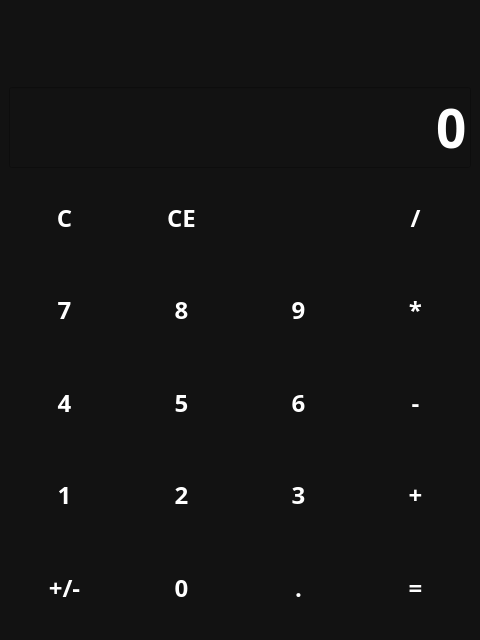
<?xml version="1.0" encoding="UTF-8"?>
<ui version="4.0">
 <class>MainWindow</class>
 <widget class="QMainWindow" name="MainWindow">
  <property name="geometry">
   <rect>
    <x>0</x>
    <y>0</y>
    <width>480</width>
    <height>640</height>
   </rect>
  </property>
  <property name="sizePolicy">
   <sizepolicy hsizetype="Maximum" vsizetype="Maximum">
    <horstretch>0</horstretch>
    <verstretch>0</verstretch>
   </sizepolicy>
  </property>
  <property name="windowTitle">
   <string>Calculator by Garanich</string>
  </property>
  <property name="windowIcon">
   <iconset resource="file.qrc">
    <normaloff>:/icons/calculate_24dp_121212_FILL0_wght400_GRAD0_opsz24.svg</normaloff>:/icons/calculate_24dp_121212_FILL0_wght400_GRAD0_opsz24.svg</iconset>
  </property>
  <widget class="QWidget" name="centralwidget">
   <property name="sizePolicy">
    <sizepolicy hsizetype="Preferred" vsizetype="Preferred">
     <horstretch>0</horstretch>
     <verstretch>0</verstretch>
    </sizepolicy>
   </property>
   <property name="minimumSize">
    <size>
     <width>480</width>
     <height>640</height>
    </size>
   </property>
   <property name="styleSheet">
    <string notr="true">QWidget {
	background-color: #121212;
	font-family: Rubik;
	color: white;
	font-weight: 600;
}

QPushButton {
	background: transparent;
	border: none;
}

QPushButton:hover {
	background-color: #666;
}

QPushButton:pressed {
	background-color: #888;
}

QLabel {
	font-size: 40pt;
	font-weight: 600;
	color: #888
}

QLineEdit {
	font-size: 40pt;
	font-weight: 600;
}</string>
   </property>
   <layout class="QVBoxLayout" name="verticalLayout">
    <item>
     <widget class="QLabel" name="lbl_temp">
      <property name="sizePolicy">
       <sizepolicy hsizetype="Preferred" vsizetype="Maximum">
        <horstretch>0</horstretch>
        <verstretch>0</verstretch>
       </sizepolicy>
      </property>
      <property name="text">
       <string/>
      </property>
      <property name="alignment">
       <set>Qt::AlignRight|Qt::AlignTrailing|Qt::AlignVCenter</set>
      </property>
     </widget>
    </item>
    <item>
     <widget class="QLineEdit" name="le_entry">
      <property name="sizePolicy">
       <sizepolicy hsizetype="Expanding" vsizetype="Maximum">
        <horstretch>0</horstretch>
        <verstretch>0</verstretch>
       </sizepolicy>
      </property>
      <property name="text">
       <string>0</string>
      </property>
      <property name="alignment">
       <set>Qt::AlignRight|Qt::AlignTrailing|Qt::AlignVCenter</set>
      </property>
      <property name="readOnly">
       <bool>true</bool>
      </property>
     </widget>
    </item>
    <item>
     <layout class="QGridLayout" name="layout">
      <item row="3" column="2">
       <widget class="QPushButton" name="btn_3">
        <property name="sizePolicy">
         <sizepolicy hsizetype="Minimum" vsizetype="Expanding">
          <horstretch>0</horstretch>
          <verstretch>0</verstretch>
         </sizepolicy>
        </property>
        <property name="font">
         <font>
          <family>Rubik</family>
          <pointsize>18</pointsize>
          <weight>75</weight>
          <bold>true</bold>
         </font>
        </property>
        <property name="cursor">
         <cursorShape>PointingHandCursor</cursorShape>
        </property>
        <property name="text">
         <string>3</string>
        </property>
        <property name="iconSize">
         <size>
          <width>16</width>
          <height>16</height>
         </size>
        </property>
       </widget>
      </item>
      <item row="4" column="2">
       <widget class="QPushButton" name="btn_point">
        <property name="sizePolicy">
         <sizepolicy hsizetype="Minimum" vsizetype="Expanding">
          <horstretch>0</horstretch>
          <verstretch>0</verstretch>
         </sizepolicy>
        </property>
        <property name="font">
         <font>
          <family>Rubik</family>
          <pointsize>18</pointsize>
          <weight>75</weight>
          <bold>true</bold>
         </font>
        </property>
        <property name="cursor">
         <cursorShape>PointingHandCursor</cursorShape>
        </property>
        <property name="text">
         <string>.</string>
        </property>
        <property name="iconSize">
         <size>
          <width>16</width>
          <height>16</height>
         </size>
        </property>
       </widget>
      </item>
      <item row="0" column="0">
       <widget class="QPushButton" name="btn_clear">
        <property name="sizePolicy">
         <sizepolicy hsizetype="Minimum" vsizetype="Expanding">
          <horstretch>0</horstretch>
          <verstretch>0</verstretch>
         </sizepolicy>
        </property>
        <property name="font">
         <font>
          <family>Rubik</family>
          <pointsize>18</pointsize>
          <weight>75</weight>
          <bold>true</bold>
         </font>
        </property>
        <property name="cursor">
         <cursorShape>PointingHandCursor</cursorShape>
        </property>
        <property name="text">
         <string>C</string>
        </property>
        <property name="iconSize">
         <size>
          <width>16</width>
          <height>16</height>
         </size>
        </property>
       </widget>
      </item>
      <item row="0" column="1">
       <widget class="QPushButton" name="btn_clear_entry">
        <property name="sizePolicy">
         <sizepolicy hsizetype="Minimum" vsizetype="Expanding">
          <horstretch>0</horstretch>
          <verstretch>0</verstretch>
         </sizepolicy>
        </property>
        <property name="font">
         <font>
          <family>Rubik</family>
          <pointsize>18</pointsize>
          <weight>75</weight>
          <bold>true</bold>
         </font>
        </property>
        <property name="cursor">
         <cursorShape>PointingHandCursor</cursorShape>
        </property>
        <property name="text">
         <string>CE</string>
        </property>
        <property name="iconSize">
         <size>
          <width>16</width>
          <height>16</height>
         </size>
        </property>
       </widget>
      </item>
      <item row="0" column="2">
       <widget class="QPushButton" name="btn_backspace">
        <property name="sizePolicy">
         <sizepolicy hsizetype="Minimum" vsizetype="Expanding">
          <horstretch>0</horstretch>
          <verstretch>0</verstretch>
         </sizepolicy>
        </property>
        <property name="font">
         <font>
          <family>Rubik</family>
          <pointsize>18</pointsize>
          <weight>75</weight>
          <bold>true</bold>
         </font>
        </property>
        <property name="cursor">
         <cursorShape>PointingHandCursor</cursorShape>
        </property>
        <property name="text">
         <string/>
        </property>
        <property name="icon">
         <iconset resource="file.qrc">
          <normaloff>:/icons/backspace_24dp_FFF_FILL0_wght400_GRAD0_opsz24.svg</normaloff>:/icons/backspace_24dp_FFF_FILL0_wght400_GRAD0_opsz24.svg</iconset>
        </property>
        <property name="iconSize">
         <size>
          <width>16</width>
          <height>16</height>
         </size>
        </property>
       </widget>
      </item>
      <item row="1" column="1">
       <widget class="QPushButton" name="btn_8">
        <property name="sizePolicy">
         <sizepolicy hsizetype="Minimum" vsizetype="Expanding">
          <horstretch>0</horstretch>
          <verstretch>0</verstretch>
         </sizepolicy>
        </property>
        <property name="font">
         <font>
          <family>Rubik</family>
          <pointsize>18</pointsize>
          <weight>75</weight>
          <bold>true</bold>
         </font>
        </property>
        <property name="cursor">
         <cursorShape>PointingHandCursor</cursorShape>
        </property>
        <property name="text">
         <string>8</string>
        </property>
        <property name="iconSize">
         <size>
          <width>16</width>
          <height>16</height>
         </size>
        </property>
       </widget>
      </item>
      <item row="1" column="0">
       <widget class="QPushButton" name="btn_7">
        <property name="sizePolicy">
         <sizepolicy hsizetype="Minimum" vsizetype="Expanding">
          <horstretch>0</horstretch>
          <verstretch>0</verstretch>
         </sizepolicy>
        </property>
        <property name="font">
         <font>
          <family>Rubik</family>
          <pointsize>18</pointsize>
          <weight>75</weight>
          <bold>true</bold>
         </font>
        </property>
        <property name="cursor">
         <cursorShape>PointingHandCursor</cursorShape>
        </property>
        <property name="text">
         <string>7</string>
        </property>
        <property name="iconSize">
         <size>
          <width>16</width>
          <height>16</height>
         </size>
        </property>
       </widget>
      </item>
      <item row="4" column="3">
       <widget class="QPushButton" name="btn_eq">
        <property name="sizePolicy">
         <sizepolicy hsizetype="Minimum" vsizetype="Expanding">
          <horstretch>0</horstretch>
          <verstretch>0</verstretch>
         </sizepolicy>
        </property>
        <property name="font">
         <font>
          <family>Rubik</family>
          <pointsize>18</pointsize>
          <weight>75</weight>
          <bold>true</bold>
         </font>
        </property>
        <property name="cursor">
         <cursorShape>PointingHandCursor</cursorShape>
        </property>
        <property name="text">
         <string>=</string>
        </property>
        <property name="iconSize">
         <size>
          <width>16</width>
          <height>16</height>
         </size>
        </property>
       </widget>
      </item>
      <item row="1" column="3">
       <widget class="QPushButton" name="btn_prod">
        <property name="sizePolicy">
         <sizepolicy hsizetype="Minimum" vsizetype="Expanding">
          <horstretch>0</horstretch>
          <verstretch>0</verstretch>
         </sizepolicy>
        </property>
        <property name="font">
         <font>
          <family>Rubik</family>
          <pointsize>18</pointsize>
          <weight>75</weight>
          <bold>true</bold>
         </font>
        </property>
        <property name="cursor">
         <cursorShape>PointingHandCursor</cursorShape>
        </property>
        <property name="text">
         <string>*</string>
        </property>
       </widget>
      </item>
      <item row="2" column="1">
       <widget class="QPushButton" name="btn_5">
        <property name="sizePolicy">
         <sizepolicy hsizetype="Minimum" vsizetype="Expanding">
          <horstretch>0</horstretch>
          <verstretch>0</verstretch>
         </sizepolicy>
        </property>
        <property name="font">
         <font>
          <family>Rubik</family>
          <pointsize>18</pointsize>
          <weight>75</weight>
          <bold>true</bold>
         </font>
        </property>
        <property name="cursor">
         <cursorShape>PointingHandCursor</cursorShape>
        </property>
        <property name="text">
         <string>5</string>
        </property>
        <property name="iconSize">
         <size>
          <width>16</width>
          <height>16</height>
         </size>
        </property>
       </widget>
      </item>
      <item row="0" column="3">
       <widget class="QPushButton" name="btn_div">
        <property name="sizePolicy">
         <sizepolicy hsizetype="Minimum" vsizetype="Expanding">
          <horstretch>0</horstretch>
          <verstretch>0</verstretch>
         </sizepolicy>
        </property>
        <property name="font">
         <font>
          <family>Rubik</family>
          <pointsize>18</pointsize>
          <weight>75</weight>
          <bold>true</bold>
         </font>
        </property>
        <property name="cursor">
         <cursorShape>PointingHandCursor</cursorShape>
        </property>
        <property name="text">
         <string>/</string>
        </property>
        <property name="iconSize">
         <size>
          <width>16</width>
          <height>16</height>
         </size>
        </property>
       </widget>
      </item>
      <item row="1" column="2">
       <widget class="QPushButton" name="btn_9">
        <property name="sizePolicy">
         <sizepolicy hsizetype="Minimum" vsizetype="Expanding">
          <horstretch>0</horstretch>
          <verstretch>0</verstretch>
         </sizepolicy>
        </property>
        <property name="font">
         <font>
          <family>Rubik</family>
          <pointsize>18</pointsize>
          <weight>75</weight>
          <bold>true</bold>
         </font>
        </property>
        <property name="cursor">
         <cursorShape>PointingHandCursor</cursorShape>
        </property>
        <property name="text">
         <string>9</string>
        </property>
        <property name="iconSize">
         <size>
          <width>16</width>
          <height>16</height>
         </size>
        </property>
       </widget>
      </item>
      <item row="2" column="0">
       <widget class="QPushButton" name="btn_4">
        <property name="sizePolicy">
         <sizepolicy hsizetype="Minimum" vsizetype="Expanding">
          <horstretch>0</horstretch>
          <verstretch>0</verstretch>
         </sizepolicy>
        </property>
        <property name="font">
         <font>
          <family>Rubik</family>
          <pointsize>18</pointsize>
          <weight>75</weight>
          <bold>true</bold>
         </font>
        </property>
        <property name="cursor">
         <cursorShape>PointingHandCursor</cursorShape>
        </property>
        <property name="text">
         <string>4</string>
        </property>
        <property name="iconSize">
         <size>
          <width>16</width>
          <height>16</height>
         </size>
        </property>
       </widget>
      </item>
      <item row="3" column="3">
       <widget class="QPushButton" name="btn_add">
        <property name="sizePolicy">
         <sizepolicy hsizetype="Minimum" vsizetype="Expanding">
          <horstretch>0</horstretch>
          <verstretch>0</verstretch>
         </sizepolicy>
        </property>
        <property name="font">
         <font>
          <family>Rubik</family>
          <pointsize>18</pointsize>
          <weight>75</weight>
          <bold>true</bold>
         </font>
        </property>
        <property name="cursor">
         <cursorShape>PointingHandCursor</cursorShape>
        </property>
        <property name="text">
         <string>+</string>
        </property>
        <property name="iconSize">
         <size>
          <width>16</width>
          <height>16</height>
         </size>
        </property>
       </widget>
      </item>
      <item row="2" column="3">
       <widget class="QPushButton" name="btn_sub">
        <property name="sizePolicy">
         <sizepolicy hsizetype="Minimum" vsizetype="Expanding">
          <horstretch>0</horstretch>
          <verstretch>0</verstretch>
         </sizepolicy>
        </property>
        <property name="font">
         <font>
          <family>Rubik</family>
          <pointsize>18</pointsize>
          <weight>75</weight>
          <bold>true</bold>
         </font>
        </property>
        <property name="cursor">
         <cursorShape>PointingHandCursor</cursorShape>
        </property>
        <property name="text">
         <string>-</string>
        </property>
        <property name="iconSize">
         <size>
          <width>16</width>
          <height>16</height>
         </size>
        </property>
       </widget>
      </item>
      <item row="2" column="2">
       <widget class="QPushButton" name="btn_6">
        <property name="sizePolicy">
         <sizepolicy hsizetype="Minimum" vsizetype="Expanding">
          <horstretch>0</horstretch>
          <verstretch>0</verstretch>
         </sizepolicy>
        </property>
        <property name="font">
         <font>
          <family>Rubik</family>
          <pointsize>18</pointsize>
          <weight>75</weight>
          <bold>true</bold>
         </font>
        </property>
        <property name="cursor">
         <cursorShape>PointingHandCursor</cursorShape>
        </property>
        <property name="text">
         <string>6</string>
        </property>
        <property name="iconSize">
         <size>
          <width>16</width>
          <height>16</height>
         </size>
        </property>
       </widget>
      </item>
      <item row="3" column="1">
       <widget class="QPushButton" name="btn_2">
        <property name="sizePolicy">
         <sizepolicy hsizetype="Minimum" vsizetype="Expanding">
          <horstretch>0</horstretch>
          <verstretch>0</verstretch>
         </sizepolicy>
        </property>
        <property name="font">
         <font>
          <family>Rubik</family>
          <pointsize>18</pointsize>
          <weight>75</weight>
          <bold>true</bold>
         </font>
        </property>
        <property name="cursor">
         <cursorShape>PointingHandCursor</cursorShape>
        </property>
        <property name="text">
         <string>2</string>
        </property>
        <property name="iconSize">
         <size>
          <width>16</width>
          <height>16</height>
         </size>
        </property>
       </widget>
      </item>
      <item row="3" column="0">
       <widget class="QPushButton" name="btn_1">
        <property name="sizePolicy">
         <sizepolicy hsizetype="Minimum" vsizetype="Expanding">
          <horstretch>0</horstretch>
          <verstretch>0</verstretch>
         </sizepolicy>
        </property>
        <property name="font">
         <font>
          <family>Rubik</family>
          <pointsize>18</pointsize>
          <weight>75</weight>
          <bold>true</bold>
         </font>
        </property>
        <property name="cursor">
         <cursorShape>PointingHandCursor</cursorShape>
        </property>
        <property name="text">
         <string>1</string>
        </property>
        <property name="iconSize">
         <size>
          <width>16</width>
          <height>16</height>
         </size>
        </property>
       </widget>
      </item>
      <item row="4" column="0">
       <widget class="QPushButton" name="btn_ce">
        <property name="sizePolicy">
         <sizepolicy hsizetype="Minimum" vsizetype="Expanding">
          <horstretch>0</horstretch>
          <verstretch>0</verstretch>
         </sizepolicy>
        </property>
        <property name="font">
         <font>
          <family>Rubik</family>
          <pointsize>18</pointsize>
          <weight>75</weight>
          <bold>true</bold>
         </font>
        </property>
        <property name="cursor">
         <cursorShape>PointingHandCursor</cursorShape>
        </property>
        <property name="text">
         <string>+/-</string>
        </property>
        <property name="iconSize">
         <size>
          <width>16</width>
          <height>16</height>
         </size>
        </property>
       </widget>
      </item>
      <item row="4" column="1">
       <widget class="QPushButton" name="btn_0">
        <property name="sizePolicy">
         <sizepolicy hsizetype="Minimum" vsizetype="Expanding">
          <horstretch>0</horstretch>
          <verstretch>0</verstretch>
         </sizepolicy>
        </property>
        <property name="font">
         <font>
          <family>Rubik</family>
          <pointsize>18</pointsize>
          <weight>75</weight>
          <bold>true</bold>
         </font>
        </property>
        <property name="cursor">
         <cursorShape>PointingHandCursor</cursorShape>
        </property>
        <property name="text">
         <string>0</string>
        </property>
        <property name="iconSize">
         <size>
          <width>16</width>
          <height>16</height>
         </size>
        </property>
       </widget>
      </item>
     </layout>
    </item>
   </layout>
  </widget>
 </widget>
 <resources>
  <include location="file.qrc"/>
 </resources>
 <connections/>
</ui>
